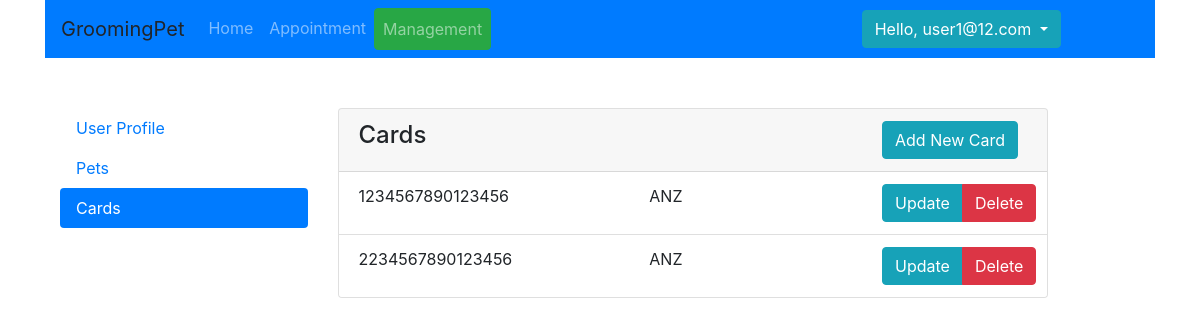
The app's page /card (signed in) with its own data.
### app/models.py (models this page shows, shortened)
class User(db.Model):
    __tablename__ = 'User'
    id = db.Column(db.Integer, primary_key=True)
    first_name = db.Column(db.String(20))
    last_name = db.Column(db.String(20))
    email = db.Column(db.String(50))
    password = db.Column(db.String(50))
    dob = db.Column(db.DATE, default=datetime.now)
    gender = db.Column(db.CHAR(1))
    phone = db.Column(db.String(10))
    home_number = db.Column(db.String(10))
    work_number = db.Column(db.String(10))
    address_id = db.Column(db.Integer, db.ForeignKey('Address.id'),
                           nullable=False)
    address = db.relationship('Address')
    active = db.Column(db.BOOLEAN)
    admin = db.Column(db.BOOLEAN)
    register_date = db.Column(db.DATETIME, default=datetime.now)
    def is_admin(self):
        return self.admin

class Card(db.Model):
    __tablename__ = "Card"
    id = db.Column(db.Integer, primary_key=True)
    owner_id = db.Column(db.Integer, db.ForeignKey('User.id'),
                         nullable=False)
    owner = db.relationship('User',
                            backref=db.backref('cards', lazy=True), foreign_keys=[owner_id])
    card_num = db.Column(db.String(16))
    bank = db.Column(db.String(5))

### app/subapps/home/routing.py (the view)
@homeRoute.route('/card')
@login_required
def card():
    session = Session()
    card_list = session.query(Card).filter(Card.owner_id == current_user.id).all()
    form = CardForm()
    return render_template('home/card.html', form=form, current_page="user", card_list=card_list, user_tab="card")

### app/manage.py (called while the page is built)
@login_manager.user_loader
def load_user(user_id):
    from app.models import User
    from app.db_info import Session
    session = Session()
    user = session.query(User).options(subqueryload(User.address)).filter(User.id == user_id).first()
    session.close()
    return user

### run.py (called while the page is built)
@app.before_request
def before_request():
    pass

### app/subapps/home/templates/home/card.html (shortened to what this page needs)
{% extends "home/management_base.html" %}
{% block main_content %}
    <div class="card ">
        <div class="card-header">
            <div class="row">
                <div class="col-md-9">
                    <h4> Cards </h4>
                </div>
                <div class="col-md-3">
                    <div class="btn-group" role="group">
                        <button type="button" class="btn btn-info" data-toggle="modal"
                                data-target="#pet_form"
                                data-action="Add">
                            Add New Card
                        </button>
                    </div>
                </div>
            </div>
        </div>
        <ul class="list-group list-group-flush">
            {% if card_list.__len__() > 0 %}
                {% for card in card_list %}
                    <li class="list-group-item">
                        <div class="row">
                            <div class="col-md-5">
                                {{ card.card_num }}
                            </div>
                            <div class="col-md-4">
                                {{ card.bank }}
                            </div>
                            <div class="col-md-3">
                                <div class="btn-group" role="group">
                                    <button type="button" class="btn btn-info" data-toggle="modal"
                                            data-target="#pet_form"
                                            data-id="{{ card.id }}"
                                            data-num="{{ card.card_num }}"
                                            data-bank="{{ card.bank }}"
                                            data-action="Update">
                                        Update
                                    </button>
                                    <a class="btn btn-danger"
                                       href="{{ url_for("homeRoute.card_delete",card_id=card.id) }}">Delete</a>
                                </div>
                            </div>
                        </div>
                    </li>
                {% endfor %}
            {% else %}
                <li class="list-group-item">No Card under this accound.</li>
            {% endif %}
        </ul>
    </div>
{% endblock %}

### app/templates/base.html (shortened to what this page needs)
<head>
    <link rel="stylesheet" type=text/css href="{{ url_for('static', filename='bootstrap.min.css') }}">
    <link rel="stylesheet" type=text/css href="{{ url_for('static', filename='bootstrap-datepicker3.min.css') }}">
</head>
<body>
<div class="container">
    <nav class="navbar navbar-expand-lg  navbar navbar-dark bg-primary">
        <a class="navbar-brand">GroomingPet</a>
        <div class="collapse navbar-collapse" id="navbarTogglerDemo02">
            <ul class="navbar-nav mr-auto mt-2 mt-lg-0">
                <li class="nav-item ">
                    <a class="nav-link {% if current_page == 'home' %}btn btn-success{% endif %}"
                       href="{{ url_for('homeRoute.index') }} ">Home <span class="sr-only">(current)</span></a>
                </li>
                <li class="nav-item">
                    <a class="nav-link {% if current_page == 'appointment' %}btn btn-success{% endif %}"
                       href="{{ url_for('homeRoute.appt') }}">Appointment</a>
                </li>
                <li class="nav-item">
                    <a class="nav-link {% if current_page == 'user' %}btn btn-success{% endif %}"
                       href="{{ url_for('homeRoute.user_update') }}">Management</a>
                </li>
            </ul>
            {% if current_user.is_authenticated %}
                <div class="dropdown">
                    <button class="btn btn-info dropdown-toggle" type="button" id="dropdownMenuButton"
                            data-toggle="dropdown" aria-haspopup="true" aria-expanded="false">
                        Hello, {{ current_user.email }}
                    </button>
                </div>
            {% else %}
                <div class="btn-group" role="group" aria-label="Basic example">
                    <a class="btn btn-info" href="{{ url_for('homeRoute.login') }}?next={{ request.path }}"
                       role="button">Login</a>
                    <a class="btn btn-info" href="{{ url_for("homeRoute.register") }}" role="button">Sign Up</a>
                </div>
            {% endif %}
            <div class="col-md-1"></div>
        </div>
    </nav>
    <div class="container">
        {% block content %}<h1>Base Template with css and js</h1>{% endblock %}
    </div>
</div>
</body>

### records on screen
User: email "user1@12.com"
Card: card_num "1234567890123456", bank "ANZ"
Card: card_num "2234567890123456", bank "ANZ"
